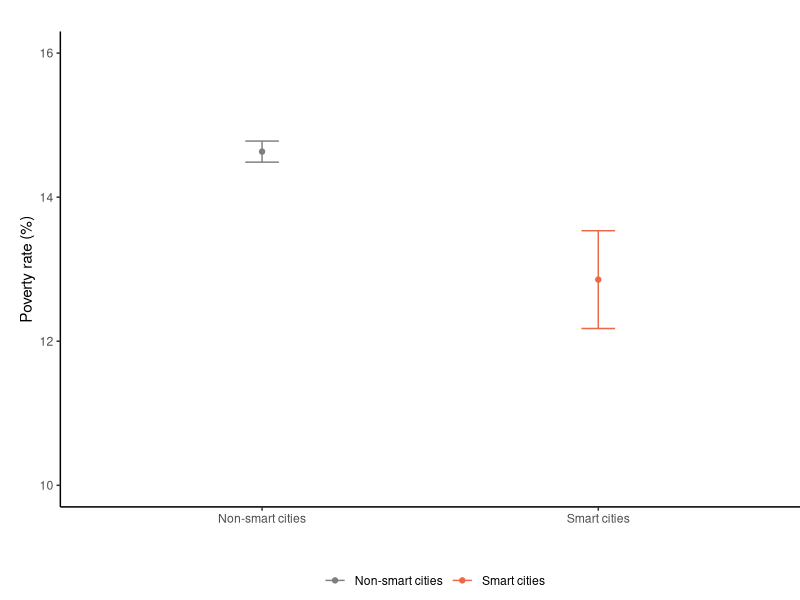
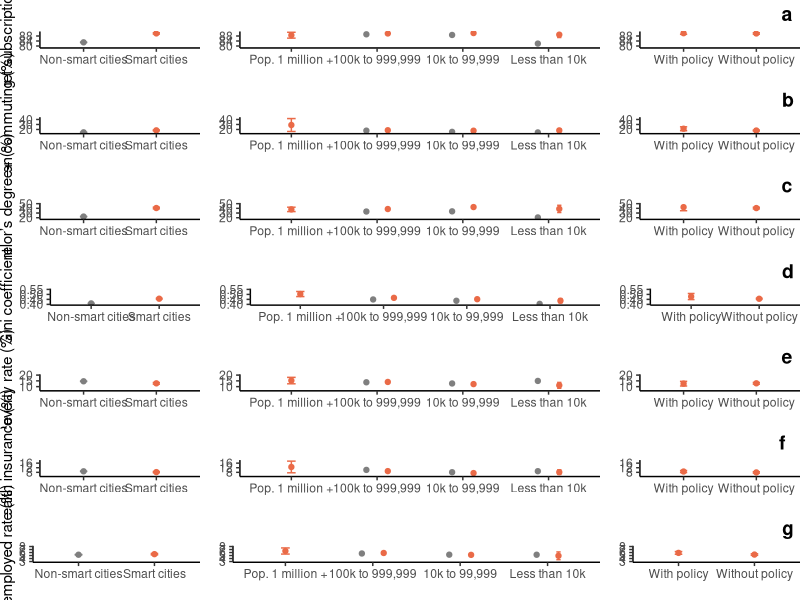

The R script that drew these images, in order:
## ---- chunk 1
library(tidyverse)
library(ggpubr)
## ---- chunk 2
acs <- read.csv("data/acs20240917.csv")
target <- read.csv("data/selected_targets20240214.csv")
smart <- acs %>% filter(smart==1) # only smart cities
## ---- chunk 3
smart <- merge(smart, target, by = "GISJOIN", all.x = TRUE)
smart[is.na(smart)] <- 0
## ---- chunk 4
head(smart)
## ---- chunk 5
#mycolor <- c("#596174","#ea6a47")
mycolor <- c("grey50","#ea6a47")
## ---- chunk 6
plot_ci <- function(data1, measure, ymin, ymax, data2, target, ylab) {
  sumtable <- data1 %>% group_by(smart) %>% summarise(mean = mean({{measure}}, na.rm=T), 
                                                n = n(),
                                                lowerint = t.test({{measure}})$conf.int[1], 
                                                upperint = t.test({{measure}})$conf.int[2],.groups = "drop")
  print(sumtable)
  
  plota <- ggplot(sumtable,aes(x = factor(smart, level=c("0", "1")), y = mean, color = as.factor(smart))) + 
    geom_errorbar(aes(ymin=lowerint, ymax=upperint), width=.1) + 
    scale_x_discrete(name =" ", labels = c("1"="Smart cities", "0"="Non-smart cities")) +
    geom_point() +
    ylim(ymin,ymax) +
    ylab(ylab) +
    scale_color_manual(values = mycolor, guide="none") +
    theme_classic() +
    theme(plot.margin = unit(c(0.8,0,0,0), 'cm'))
  
  sumtablep <- data1 %>% group_by(pop_size, smart) %>% summarise(mean = mean({{measure}}, na.rm=T), 
                                                n = n(),
                                                lowerint = t.test({{measure}})$conf.int[1], 
                                                upperint = t.test({{measure}})$conf.int[2], .groups = "drop")
  print(sumtablep)
  
  plotc <- ggplot(sumtablep, aes(x = factor(pop_size, level=c("4", "3", "2", "1")), y = mean, color = as.factor(smart))) + 
    geom_errorbar(aes(ymin = lowerint, ymax = upperint), position = position_dodge(width=.5), width=.1) + 
    scale_x_discrete(name ="", labels = c("1"="Less than 10k", "2"="10k to 99,999", "3"="100k to 999,999", "4"="Pop. 1 million +")) +
    geom_point(position = position_dodge(width=.5)) +
    ylim(ymin,ymax) +
    ylab("") +
    scale_color_manual(values = mycolor, guide="none") +
    theme_classic()+
    theme(plot.margin = unit(c(0.8,0,0,0), 'cm'))
  
  sumtables <- data2 %>% group_by({{target}}) %>% summarise(mean = mean({{measure}}, na.rm=T),
  n = n(), lowerint = t.test({{measure}})$conf.int[1], upperint = t.test({{measure}})$conf.int[2], .groups = "drop")

  print(sumtables)
  
  plotb <- ggplot(sumtables,aes(x = factor({{target}}, level=c("1", "0")), y = mean)) + 
    geom_errorbar(aes(ymin = lowerint, ymax = upperint), color = "#ea6a47", width=.1) + 
    scale_x_discrete(name ="", labels = c("1"="With policy", "0"="Without policy")) +
    geom_point(color = "#ea6a47") +
    ylim(ymin,ymax) +
    ylab("") +
    theme_classic()+
    theme(plot.margin = unit(c(0.8,0,0,0), 'cm'))

  ggarrange(plota, plotc, plotb, ncol = 3, nrow = 1, widths = c(1, 2, 1) )
}
## ---- chunk 7
# with ledgend
plot_ci_bottom <- function(data1, measure, ymin, ymax, data2, target, ylab) {
  sumtable <- data1 %>% group_by(smart) %>% summarise(mean = mean({{measure}}, na.rm=T), 
                                                n = n(),
                                                lowerint = t.test({{measure}})$conf.int[1], 
                                                upperint = t.test({{measure}})$conf.int[2],.groups = "drop")
  print(sumtable)
  
  plota <- ggplot(sumtable,aes(x = factor(smart, level=c("0", "1")), y = mean, color = as.factor(smart))) + 
    geom_errorbar(aes(ymin=lowerint, ymax=upperint), width=.1) + 
    scale_x_discrete(name =" ", labels = c("1"="Smart cities", "0"="Non-smart cities")) +
    geom_point() +
    ylim(ymin,ymax) +
    ylab(ylab) +
    scale_color_manual(values = mycolor, name="", labels = c("1"="Smart cities", "0"="Non-smart cities")) +
    theme_classic() +
    theme(plot.margin = unit(c(0.8,0,0,0.5), 'cm'), legend.position="bottom")

  sumtables <- data2 %>% group_by({{target}}) %>% summarise(mean = mean({{measure}}, na.rm=T),
  n = n(), lowerint = t.test({{measure}})$conf.int[1], upperint = t.test({{measure}})$conf.int[2], .groups = "drop")

  print(sumtables)
  
  plotb <- ggplot(sumtables,aes(x = factor({{target}}, level=c("1", "0")), y = mean)) + 
    geom_errorbar(aes(ymin = lowerint, ymax = upperint), color = "#ea6a47", width=.1) + 
    scale_x_discrete(name ="", labels = c("1"="With policy", "0"="Without policy")) +
    geom_point(color = "#ea6a47") +
    ylim(ymin,ymax) +
    ylab("") +
    theme_classic()+
    theme(plot.margin = unit(c(0.8,0,0,0.5), 'cm'))
  
  sumtablep <- data1 %>% group_by(pop_size, smart) %>% summarise(mean = mean({{measure}}, na.rm=T), 
                                                n = n(),
                                                lowerint = t.test({{measure}})$conf.int[1], 
                                                upperint = t.test({{measure}})$conf.int[2], .groups = "drop")
  print(sumtablep)
  
  plotc <- ggplot(sumtablep, aes(x = factor(pop_size, level=c("4", "3", "2", "1")), y = mean, color = as.factor(smart))) + 
    geom_errorbar(aes(ymin = lowerint, ymax = upperint), position = position_dodge(width=.5), width=.1) + 
    scale_x_discrete(name ="", labels = c("1"="Less than 10,000", "2"="10,000 to 99,999", "3"="100,000 to 999,999", "4"="Pop. 1 million +")) +
    geom_point(position = position_dodge(width=.5)) +
    ylim(ymin,ymax) +
    ylab("") +
    scale_color_manual(values = mycolor, guide="none") +
    theme_classic()+
    theme(plot.margin = unit(c(0.8,0,0,0.5), 'cm'))

  ggarrange(plota, plotb, plotc, ncol = 3, nrow = 1, widths = c(1, 1, 2) )
}
## ---- chunk 8
p1_1 <- plot_ci(acs, poverty, 7, 20, smart, SDG1_1, "Poverty rate (%)")
## ---- chunk 9
p3_8 <- plot_ci(acs, no_insurance, 5, 18, smart, SDG3_8, "No health insurance (%)")
## ---- chunk 10
p4_3 <- plot_ci(acs, bachelor, 18, 50, smart, SDG4_3, "Bachelor’s degree+ (%)")
#plot_ci(acs, bachelor, 18, 50, smart, SDG4_3, "Population 25 and over with a bachelor’s degree or higher (%)")
## ---- chunk 11
p8_5 <- plot_ci(acs, unemp, 3, 8, smart, SDG8_5, "Unemployed rate (%)")
## ---- chunk 12
p9_c <- plot_ci(acs, internet, 79, 91, smart, SDG9_c, "Internet subscription (%)")
## ---- chunk 13
p10_4 <- plot_ci(acs, gini, 0.4, 0.55, smart, SDG10_4, "Gini coefficient")
## ---- chunk 14
p11_2 <- plot_ci(acs, green_commute, 13, 43, smart, SDG11_2, "Green commuting (%)")
## ---- chunk 15
ggarrange(p9_c, p11_2, p4_3, p10_4, p1_1, p3_8, p8_5, ncol = 1, nrow = 7, labels = "auto", label.x = 0.97) %>% ggsave(width=10, height=13, filename = "figure/acs.png")
## ---- chunk 16
sdg1_1 <- acs %>% group_by(smart) %>% summarise(mean = mean(poverty, na.rm=T),
                                                n = n(),
                                                lowerint = t.test(poverty)$conf.int[1],
                                                upperint = t.test(poverty)$conf.int[2])
## ---- chunk 17
ggplot(sdg1_1,aes(x = factor(smart, level=c("0", "1")), y = mean, color = as.factor(smart))) +
  geom_errorbar(aes(ymin = lowerint, ymax = upperint), width=.1) +
  scale_x_discrete(name ="", labels = c("1"="Smart cities", "0"="Non-smart cities")) +
  geom_point() +
  ylim(10,16) +
  ylab("Poverty rate (%)") +
  scale_color_manual(values = mycolor, name="", labels=c("1"="Smart cities", "0"="Non-smart cities")) +
  theme_classic()+
  theme(plot.margin = unit(c(0.8,0,0,0.5), 'cm'), legend.position="bottom")
#ggsave(width=10, height=8, filename = "figure/poverty.png")
## ---- chunk 18
t.test(poverty~smart, data = acs)
## ---- chunk 19
t.test(no_insurance~smart, data = acs)
## ---- chunk 20
t.test(bachelor~smart, data = acs)
## ---- chunk 21
t.test(unemp~smart, data = acs)
## ---- chunk 22
t.test(internet~smart, data = acs)
## ---- chunk 23
t.test(gini~smart, data = acs)
## ---- chunk 24
t.test(green_commute~smart, data = acs)
## ---- chunk 25
table_stats <- function(data, group_var, value_var) {
  
  # Calculate mean, sd, and 95% CI for each group
  summary_stats <- data %>%
    group_by(!!sym(group_var)) %>%
    summarise(
      mean = mean(!!sym(value_var), na.rm = TRUE),
      sd = sd(!!sym(value_var), na.rm = TRUE),
      n = n(),
      se = sd / sqrt(n), # standard error
      ci_lower = mean - qt(0.975, df = n - 1) * se, # lower bound of 95% CI
      ci_upper = mean + qt(0.975, df = n - 1) * se  # upper bound of 95% CI
    )
  
  # Round the results to two decimals
  summary_stats <- summary_stats %>%
    mutate(across(c(mean, sd, ci_lower, ci_upper), \(x) round(x, 2)))

  print(summary_stats)
  
  # Construct the formula for the t-test
  formula <- as.formula(paste(value_var, "~", group_var))
  
  # Perform Welch's t-test
  t_test_result <- t.test(formula, data = data)
  
  # Calculate the difference in means and its 95% CI
  mean_diff <- diff(summary_stats$mean)
  ci_diff_lower <- mean_diff - qt(0.975, df = t_test_result$parameter) * t_test_result$stderr
  ci_diff_upper <- mean_diff + qt(0.975, df = t_test_result$parameter) * t_test_result$stderr

  # Round to two decimals
  mean_diff <- round(mean_diff, 2)
  ci_diff_lower <- round(ci_diff_lower, 2)
  ci_diff_upper <- round(ci_diff_upper, 2)
  t_statistic <- round(t_test_result$statistic, 2)
  df <- round(t_test_result$parameter, 2) # Degrees of freedom
  p_value <- formatC(t_test_result$p.value, format = "e", digits = 2)
  
  # Output the results for the difference in means
  cat("\nDifference in means (Smart - Non-Smart):", mean_diff, "\n")
  cat("95% CI for difference:", ci_diff_lower, "to", ci_diff_upper, "\n")
  cat("t-test statistic:", t_statistic, "\n")
  cat("Degrees of freedom:", df, "\n")
  cat("p-value:", p_value, "\n")
}
## ---- chunk 26
table_stats(acs, group_var = "smart", value_var = "internet")
## ---- chunk 27
table_stats(acs, group_var = "smart", value_var = "green_commute")
## ---- chunk 28
table_stats(acs, group_var = "smart", value_var = "bachelor")
## ---- chunk 29
table_stats(acs, group_var = "smart", value_var = "gini")
## ---- chunk 30
table_stats(acs, group_var = "smart", value_var = "poverty")
## ---- chunk 31
table_stats(acs, group_var = "smart", value_var = "no_insurance")
## ---- chunk 32
7.96e-03 
## ---- chunk 33
table_stats(acs, group_var = "smart", value_var = "unemp")
## ---- chunk 34
1.16e-01 
